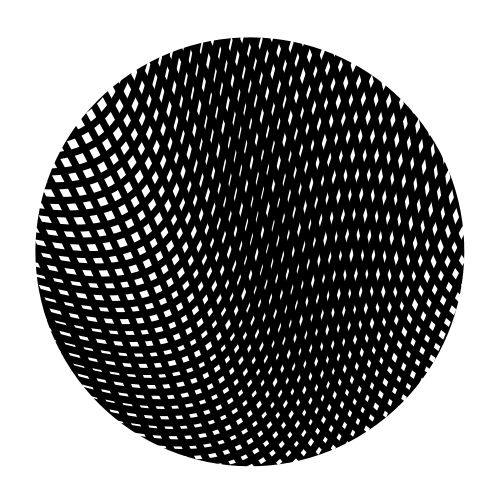
Frame 1 (no input)
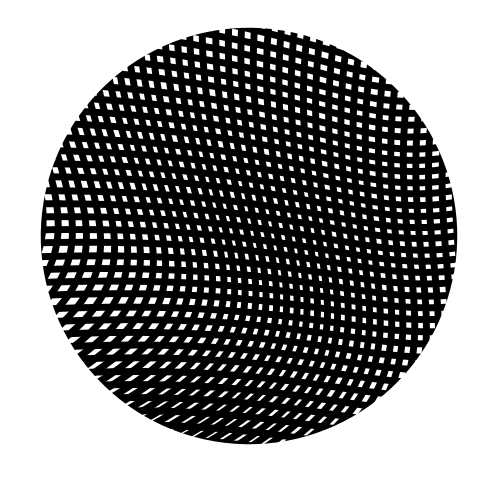
Frame 60 (the mouse pressed at the canvas centre just before this capture)
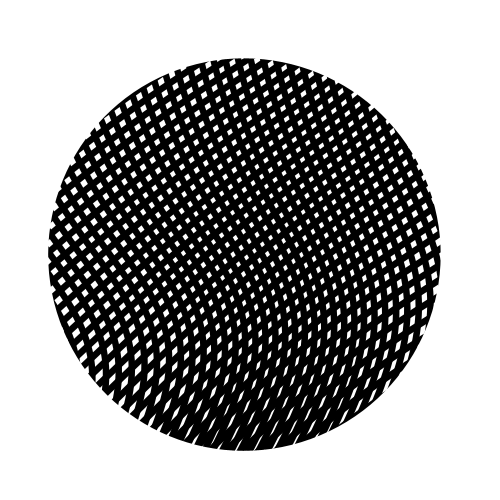
Frame 120 (the mouse held since frame 60 and released just before this capture)

The Processing sketch that drew these frames (run headless with seeded random() and noise(); from frame 60 on, the mouse is pressed at the canvas centre):

// Processing sketch: processing_103078
// ── processing_103078.pde

/*
Coded by Kof @ 
Fri Jul  5 18:53:35 CEST 2013



   ,dPYb,                  ,dPYb,
   IP'`Yb                  IP'`Yb
   I8  8I                  I8  8I
   I8  8bgg,               I8  8'
   I8 dP" "8    ,ggggg,    I8 dP
   I8d8bggP"   dP"  "Y8ggg I8dP
   I8P' "Yb,  i8'    ,8I   I8P
  ,d8    `Yb,,d8,   ,d8'  ,d8b,_
  88P      Y8P"Y8888P"    PI8"8888
                           I8 `8,
                           I8  `8,
                           I8   8I
                           I8   8I
                           I8, ,8'
                            "Y8P'
*/


float [] steps = {10.5};
float [] widths = {5};

void setup(){
  size(500,500);
  strokeWeight(4);
 smooth();

  noiseSeed(19);
}

void draw(){
  background(255);
  noFill();
  strokeWeight(widths[frameCount%widths.length]);
  stroke(0);
  
  translate(width/2,height/2);
  scale(noise(frameCount/1000.0)*1.5+0.4);
  rotate(QUARTER_PI+frameCount/5.0);
  translate(-width/2,-height/2);

  pushMatrix();
  translate((noise(frameCount/3.0,0)-0.5)*10.0,(noise(0,frameCount/3.0)-0.5)*10.0);

  for(float i = -width ; i < width*2 ; i+= steps[(frameCount+width)%steps.length] ){
    bezier(
        sin(frameCount/100.0)*width/2.0+i,0,
        width/4+i+sin((frameCount-i)/202.4)*width/10.0,cos((frameCount-i)/302.4)*height/10.0+height/2.0,
        width/4*3.0+i+cos((frameCount+i)/103.1)*width/10.0,sin((frameCount+i)/303.1)*height/10.0+height/2.0,
        cos(frameCount/300.0)*(-1*width/2.0)+width/2.0+i,height
        );
  }

  for(float i = -height ; i < height*2 ; i+= steps[(frameCount+height)%steps.length]){
    bezier(
        0,sin(frameCount/103.31)*height/2.0+i,
        cos((frameCount-i)/313.5)*width/4.0+width/2.0,height/10.0+i+sin((frameCount-i)/218.5)*height/10.0,
        sin((frameCount+i)/315.2)*width/4.0+width/2.0,height/10.0*3.0+i+cos((frameCount+i)/114.2)*height/10.0,
        width,cos(frameCount/301.7)*(-1*height/2.0)+height/2.0+i
        );
  }
  popMatrix();
  stroke(255);
  strokeWeight(300);
  ellipse(width/2+sin(frameCount/10.0)*10,height/2+sin(frameCount/13.0)*10,width+100,height+100);
}
